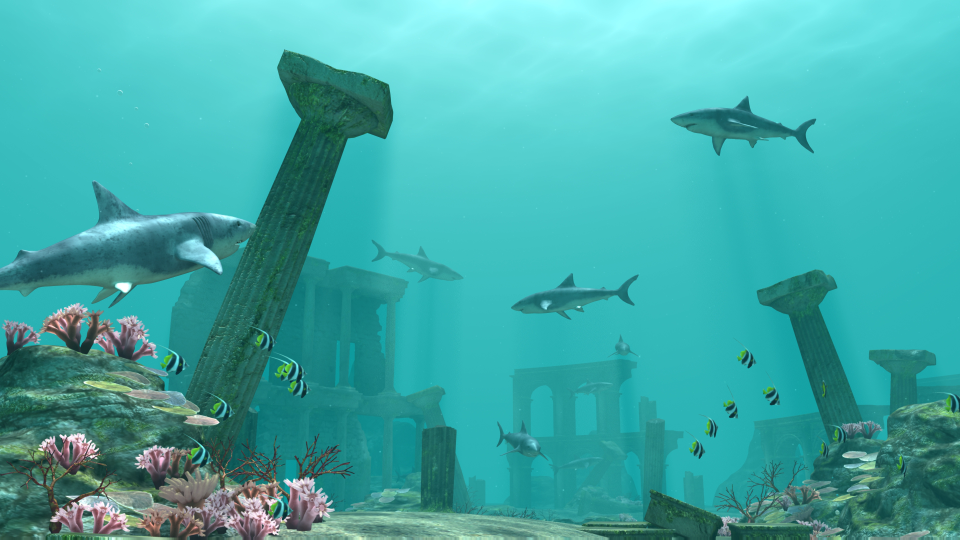
%> input picture initial cost/test image/shark/shark_imR.png, 1920 x 1080 px (shown at 1/2 size)
$ octave imresize_shark.m   (GNU Octave 9; MATLAB toolbox functions it lacks are replaced by stand-ins)
%> lines starting %> are read from the running program, lines starting %| are printed output that depends on the picture
clear all;
imr = imread('./shark_imR.png');
%> imr is the input picture: size 1080x1920x3 uint8; mean R, G, B 65, 169.2, 166.8
iml = imread('./shark_iml.png');
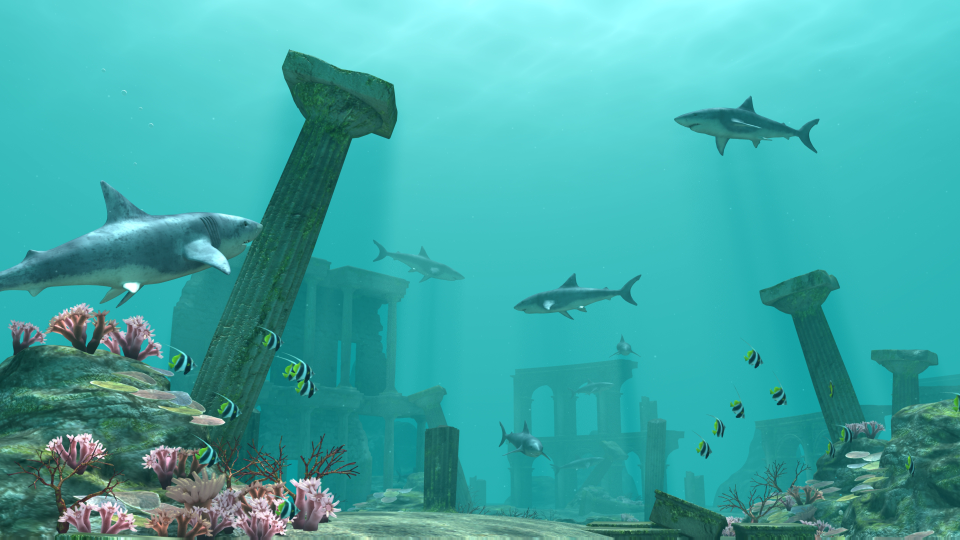
%> input picture initial cost/test image/shark/shark_imL.png, 1920 x 1080 px (shown at 1/2 size)
%> iml is the input picture: size 1080x1920x3 uint8; mean R, G, B 65, 169.2, 166.8


imr = imresize(imr,[270 480],'Method','bicubic');
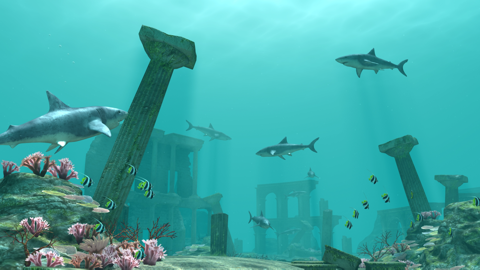
%> imr: size 270x480x3 uint8; mean R, G, B 65, 169.2, 166.8
iml = imresize(iml,[270 480],'Method','bicubic');
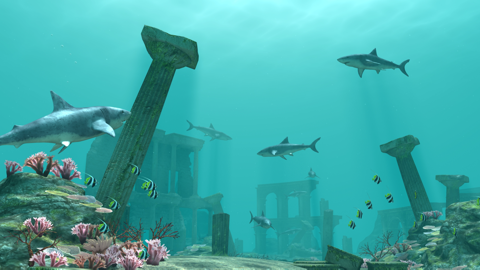
%> iml: size 270x480x3 uint8; mean R, G, B 65, 169.2, 166.8; mean of the top-left, top-right, bottom-left and bottom-right quarters 148.1, 164.3, 105.4, 116.8

imwrite(imr,'imr.png');
imwrite(iml,'iml.png');
